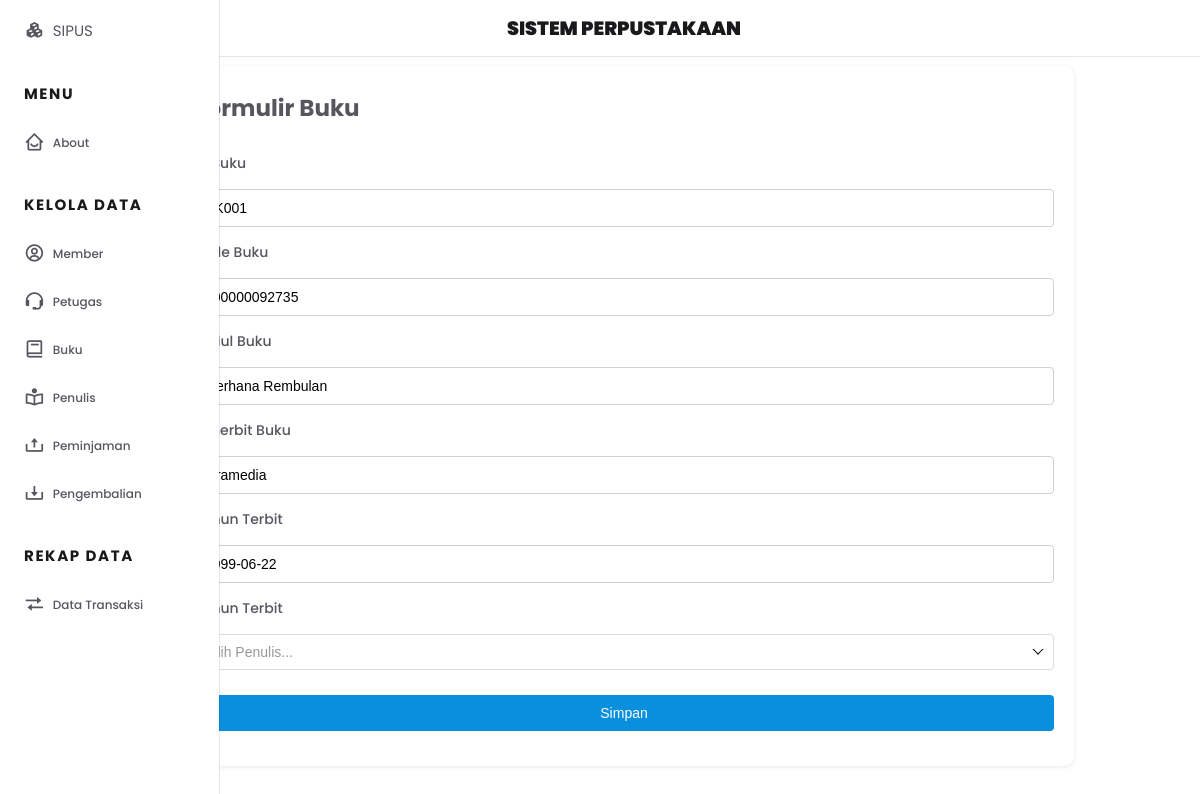
The app's page /public/buku/edit/BK001 with its own data.
### tables this page shows
CREATE TABLE `buku` (
  `id_buku` varchar(20) NOT NULL,
  `kode_buku` varchar(20) DEFAULT NULL,
  `judul_buku` varchar(255) DEFAULT NULL,
  `penerbit_buku` varchar(255) DEFAULT NULL,
  `tahun_penerbit` date DEFAULT NULL
);

### app/core/Controller.php (called while the page is built, shortened)
<?php
class Controller{
    public function view($view, $data =[])
    {
        require_once '../app/views/'. $view . '.php';
    }
    public function model($model)
    {
        return new $model;
    }
}

### app/controllers/Buku.php (called while the page is built, shortened)
<?php
class Buku extends Controller{
    public function edit($id){
        $data['judul'] = 'Tambah Buku';
        $data['bku'] = $this->model('Buku_model')->getBukuById($id);
        $data['pnls'] = $this->model('Penulis_model')->getAllPenulis();
        $this->view('buku/edit', $data);
    }
}

### app/core/App.php (called while the page is built, shortened)
<?php
class App{
    protected $method = 'index';
    protected $params = [];
    public function __construct()
    {
        $url = $this->parseURL();
        if(file_exists('../app/controllers/'. $url[0]. '.php')){
            unset($url[0]);
        }
        $this->controller = new $this->controller;
        if(isset($url[1])){
            if(method_exists($this->controller, $url[1])){
                $this->method = $url[1];
                unset($url[1]);
            }
        }
        if(!empty($url)){
            $this->params = array_values($url);
        }
        call_user_func_array([$this->controller, $this->method], $this->params);
    }
    public function parseURL()
    {
        if(isset($_GET['url'])){
            $url = rtrim($_GET['url'], '/');
            $url = filter_var($url, FILTER_SANITIZE_URL);
            $url = explode('/', $url);
            return $url;
        }
    }
}

### public/index.php (called while the page is built, shortened)
<?php
$app = new App;

### app/core/Database.php (called while the page is built, shortened)
<?php
class Database{
    private $host = DB_HOST;
    private $user = DB_USER;
    private $pass = DB_PASS;
    private $db_name = DB_NAME;
    private $dbh;
    private $stmt;
    public function __construct()
    {
        $dsn = 'mysql:host=' . $this->host. ';dbname=' . $this->db_name ;
        $option = [
            PDO::ATTR_PERSISTENT => true,
            PDO::ATTR_ERRMODE => PDO::ERRMODE_EXCEPTION
        ];
        try{
            $this->dbh = new PDO($dsn, $this->user, $this->pass, $option);
        }catch(PDOException $e){
            die($e->getMessage());
        }
    }
    public function query($query)
    {
        $this->stmt = $this->dbh->prepare($query);
    }
    public function bind($params, $value, $type=null)
    {
        if(is_null($type)){
            switch(true){
                default:
                    $type = PDO::PARAM_STR;
            }
        }
        $this->stmt->bindValue($params, $value, $type);
    }
    public function execute()
    {
        $this->stmt->execute();
    }
    public function singleSet()
    {
        $this->execute();
        return $this->stmt->fetch(PDO::FETCH_ASSOC);
    }
}

### app/models/Buku_model.php (called while the page is built, shortened)
<?php
class Buku_model{
    private $table = 'buku';
    private $db;
    public function __construct()
    {
        $this->db = new Database;
    }
    public function getBukuById($id){
        $this->db->query('SELECT * FROM '.$this->table . ' WHERE id_buku = :id_buku');
        $this->db->bind('id_buku', $id);
        return $this->db->singleSet();
    }
}

### app/views/buku/edit.php (the view, shortened to what this page needs)
<div class="form-container">
    <h3 class="form-judul">Formulir Buku</h3>
    <form action="<?=BASEURL;?>/buku/editProcess/<?=$data['bku']['id_buku'];?>" method="post">
      <div class="form-group">
        <label for="id_buku" class="form-label">ID Buku</label>
        <input type="text" id="id_buku" name="id_buku" class="form-input" value="<?=$data['bku']['id_buku'];?>" readonly>
      </div>
      <div class="form-group">
        <label for="kode_buku" class="form-label">Kode Buku</label>
        <input type="text" id="kode_buku" name="kode_buku" class="form-input" value="<?=$data['bku']['kode_buku'];?>" required>
      </div>
      <div class="form-group">
        <label for="judul_buku" class="form-label">Judul Buku</label>
        <input type="text" id="judul_buku" name="judul_buku" class="form-input" value="<?=$data['bku']['judul_buku'];?>" required>
      </div>
      <div class="form-group">
        <label for="penerbit_buku" class="form-label">Penerbit Buku</label>
        <input type="text" id="penerbit_buku" name="penerbit_buku" class="form-input" value="<?=$data['bku']['penerbit_buku'];?>" required>
      </div>
      <div class="form-group">
        <label for="tahun_penerbit" class="form-label">Tahun Terbit</label>
        <input type="text" id="tahun_penerbit" name="tahun_penerbit" class="form-input" value="<?=$data['bku']['tahun_penerbit'];?>" required>
      </div>
      <div class="form-group">
        <label for="penulis" class="form-label">Tahun Terbit</label>
      </div>
      <div class="form-group">
          <input type="submit" class="form-submit" name="simpan" value="Simpan"></input>
      </div>
    </form>
</div>

### public/css/style.css (style rules this page uses)
:root { --header-height: 3.5rem; --nav-width: 219px; --first-color: #6923d0; --frist-color-light: #f4f0fa; --title-color: #19181b; --text-color: #58555e; --text-color-light: #a5a1aa; --body-color: #ffffff; --container-color: #fff; --card-body-color: rgb(255, 255, 255); --body-font: 'Poppins', sans-serif; --big-font-size: 1.2rem; --normal-font-size: 0.938rem; --small-font-size: 0.75rem; --smaller-font-size: 0.75rem; --font-big: 900; --font-medium: 500; --font-semi-bold: 600; --z-fixed: 100; }
body { align-items: center; justify-content: center; margin: 50 0 0 0; padding: 1rem 1rem 0; font-family: var(--body-font); font-size: var(--normal-font-size); background-color: var(--body-color); color: var(--text-color); }
h3 { margin: 0; }
@media screen and (min-width: 780px) { body { padding: 1rem 3rem 0 6rem; } }
.form-container { max-width: 900px; width: 100%; padding: 20px; background-color: #ffffff; box-shadow: 0 1px 4px rgba(0, 0, 0, 0.1); border-radius: 10px; margin: auto; margin-bottom: 20px; }
.form-judul { margin-top: 5px; font-size: 23px; margin-bottom: 28px; }
.form-label { display: block; font-size: 14px; font-weight: 500; color: #58555e; margin-bottom: 15px; }
.form-input { width: 100%; padding: 10px; border: 1px solid #d1d1d1; border-radius: 4px; font-size: 14px; margin-bottom: 15px; }
.form-submit { display: block; width: 100%; padding: 10px; background-color: #088fdd; border: none; border-radius: 4px; color: #ffffff; font-size: 14px; font-weight: 500; cursor: pointer; }

### records on screen
buku: id_buku "BK001", kode_buku "100000092735", judul_buku "Gerhana Rembulan", penerbit_buku "Gramedia", tahun_penerbit "1999-06-22"
